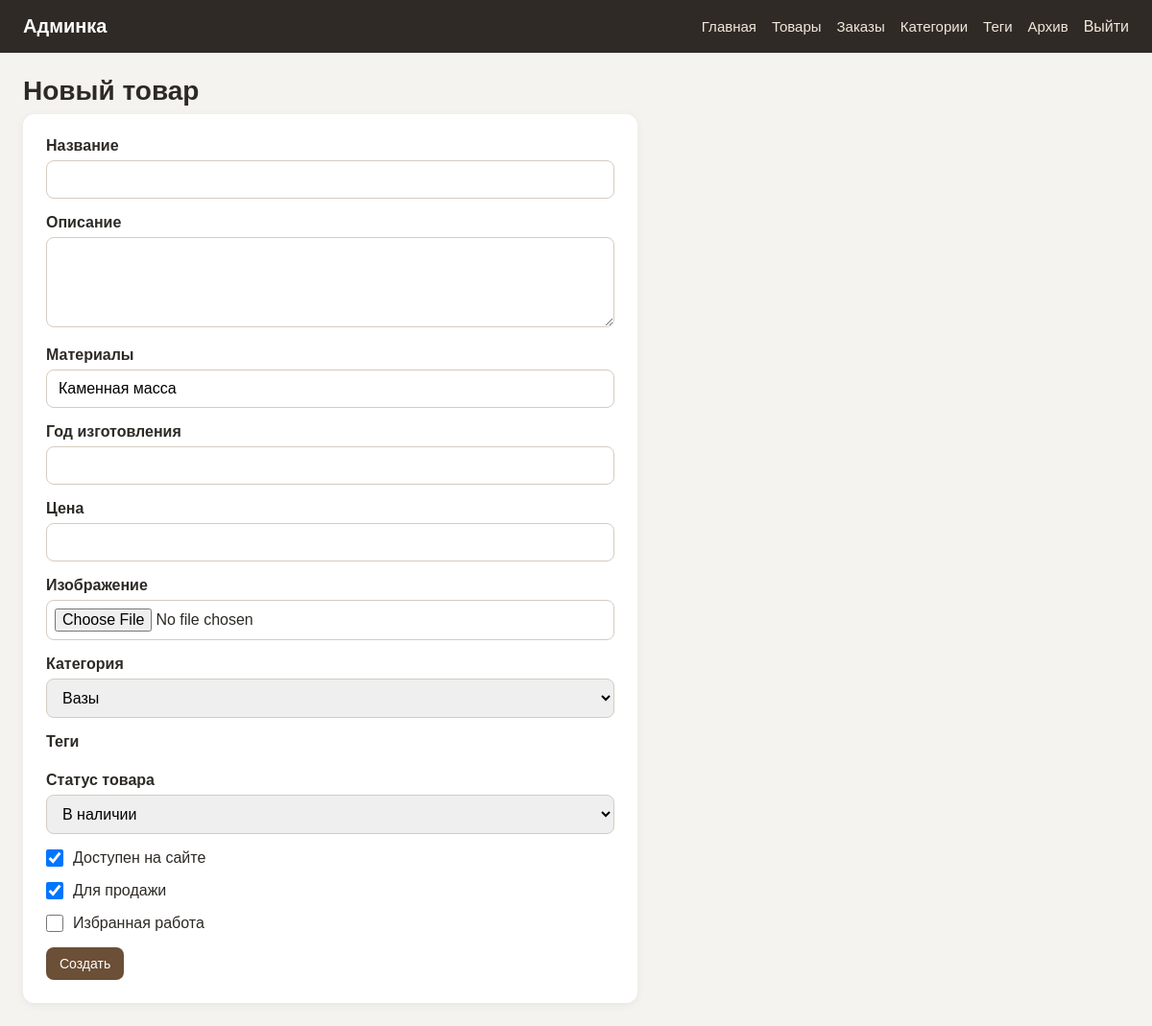
Page /admin/products/new (signed in) on the earlier database version.
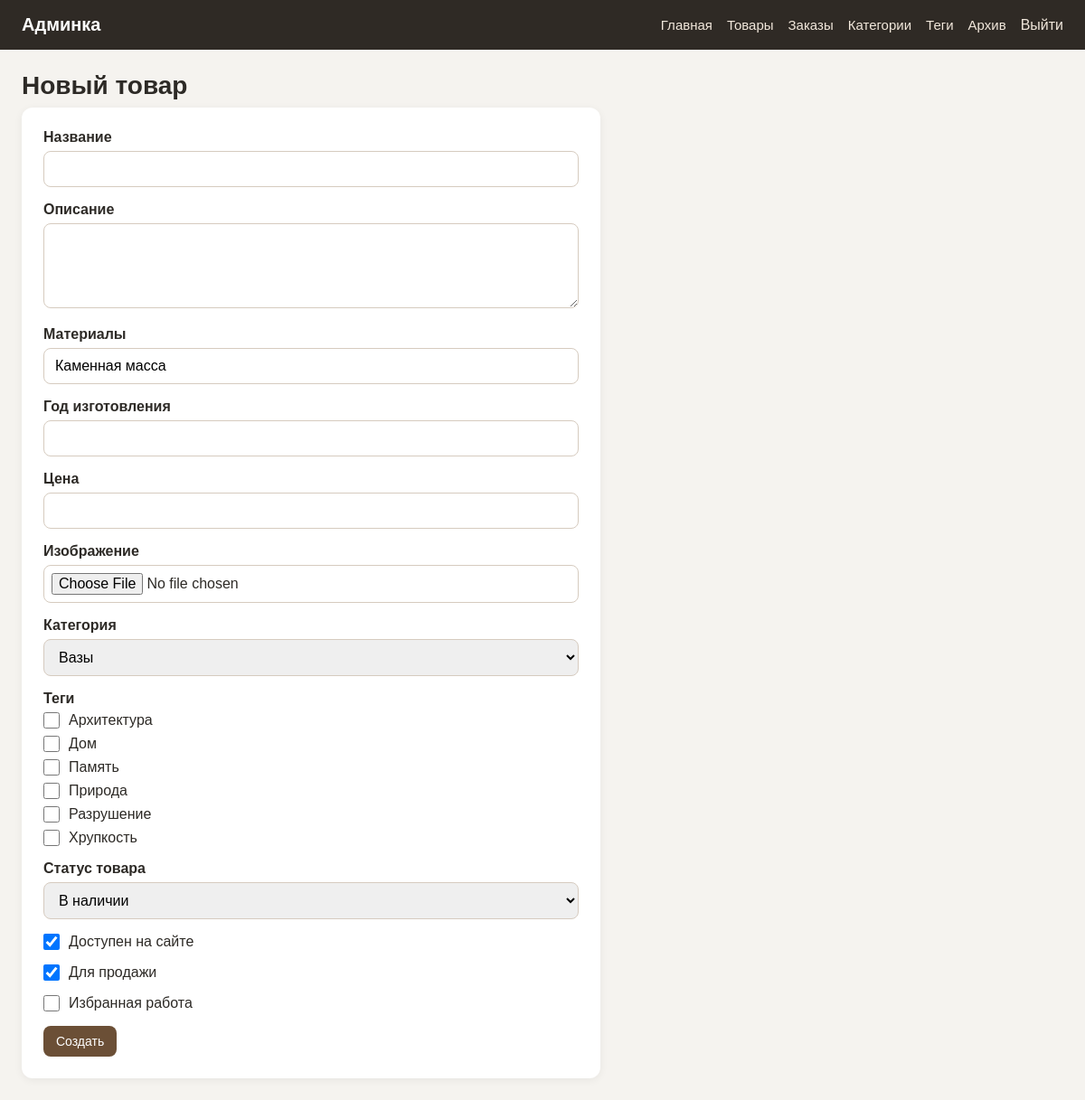
Same page on the later database version.
### tables this page shows
CREATE TABLE tags (
    id INTEGER PRIMARY KEY AUTOINCREMENT,
    name TEXT NOT NULL UNIQUE,
    slug TEXT NOT NULL UNIQUE
    );

### routes/admin/products.py (the view, shortened to what this page needs)
@admin_bp.route("/admin/products/new", methods=["GET", "POST"])
def new_product():
    empty_product = {"name": "",
                     "description": "",
                     "price": "",
                     "category_id": None,
                     "img": "",
                     "status": "available",
                     "year": "",
                     "materials": "Каменная масса",
                     'is_visible': 1,
                     'is_for_sale': 1,
                     "is_featured": 0}
    categories = get_all_categories()
    tags = get_all_tags()
    return render_template("admin/product_form.html",
                           product=empty_product,
                           categories=categories,
                           tags=tags,
                           selected_tag_ids=[],
                           title="Новый товар",
                           submit_text="Создать",
                           product_statuses=PRODUCT_STATUSES)

### app.py (called while the page is built, shortened)
@app.before_request
def protect_from_csrf():
    if request.method != "POST":
        return

@app.context_processor
def inject_cart_count():
    return {"cart_count": get_cart_count(session)}

@app.context_processor
def inject_csrf_token():
    return {"csrf_token": get_csrf_token}

### database/categories.py (called while the page is built)
def get_all_categories():
    conn = get_db_connection()
    categories = conn.execute("SELECT * FROM categories ORDER BY name").fetchall()
    conn.close()
    return categories

### database/connection.py (called while the page is built)
def get_db_connection():
    conn = sqlite3.connect(DB_PATH)
    conn.execute("PRAGMA foreign_keys = ON")
    conn.row_factory = sqlite3.Row
    return conn

### database/tags.py (called while the page is built)
def get_all_tags():
    conn = get_db_connection()
    tags = conn.execute("SELECT * FROM tags ORDER BY name").fetchall()
    conn.close()
    return tags

### routes/admin/auth.py (called while the page is built)
@admin_bp.before_request
def require_admin_login():
    allowed_endpoints = {
        'admin.login'
    }
    if request.endpoint in allowed_endpoints:
        return
    if session.get('is_admin'):
        return
    flash('Сначала войдите в админку', 'error')
    return redirect(url_for('admin.login'))

### services/cart_service.py (called while the page is built)
def get_cart(session):
    return session.get("cart", {})

### templates/admin/product_form.html (shortened to what this page needs)
{% extends 'admin/base.html' %}
{% block content %}
<h1 class="admin-page-title">{{ title }}</h1>
<form method="post" enctype="multipart/form-data" class="admin-form">
    <div class="admin-form-group">
        <label for="name">Название</label>
        <input type="text" name="name" id="name" value="{{ product.name }}">
    </div>
    <div class="admin-form-group">
        <label for="description">Описание</label>
        <textarea name="description" id="description" rows="4">{{ product.description }}</textarea>
    </div>
    <div class="admin-form-group">
        <label for="materials">Материалы</label>
        <input type="text" name="materials" id="materials" value="{{ product.materials }}">
    </div>
    <div class="admin-form-group">
        <label for="year">Год изготовления</label>
        <input type="number" name="year" id="year" value="{{ product.year }}">
    </div>
    <div class="admin-form-group">
        <label for="price">Цена</label>
        <input type="number" name="price" id="price" value="{{ product.price }}">
    </div>
    <div class="admin-form-group">
        <label for="img">Изображение</label>
        <input type="file" name="img" id="img">
    </div>
    <div class="admin-form-group">
        <label for="category_id">Категория</label>
        <select name="category_id" id="category_id">
            {% for category in categories %}
                <option value="{{ category.id }}"
                    {% if product.category_id == category.id %}selected{% endif %}>
                    {{ category.name }}
                </option>
            {% endfor %}
        </select>
    </div>
    <div class="admin-form-group">
        <label>Теги</label>
        <div class="admin-checkbox-list">
            {% for tag in tags %}
                <div class="admin-checkbox-group">
                    <input type="checkbox"
                    name="tag_ids"
                    id="tag_{{ tag.id }}"
                    value="{{ tag.id }}"
                    >
                    <label for="tag_{{ tag.id }}">{{tag.name}}</label>
                </div>
            {% endfor %}
        </div>
    </div>
    <div class="admin-form-group">
        <label for="status">Статус товара</label>
        <select name="status" id="status" class="form-control" required>
            {% for status_key, status_label in product_statuses.items() %}
                <option value="{{ status_key }}" {% if product['status'] == status_key %}selected{% endif %}>
                    {{ status_label }}
                </option>
            {% endfor %}
        </select>
    </div>
	<div class="admin-form-group admin-checkbox-group">
		<input type="checkbox" name="is_visible" id="is_visible" value="1" {% if product.is_visible %}checked{% endif %}>
		<label for="is_visible">Доступен на сайте</label>
	</div>
	<div class="admin-form-group admin-checkbox-group">
		<input type="checkbox" name="is_for_sale" id="is_for_sale" value="1" {% if product.is_for_sale %}checked{% endif %}>
		<label for="is_for_sale">Для продажи</label>
	</div>
	<div class="admin-form-group admin-checkbox-group">
		<input type="checkbox" name="is_featured" id="is_featured" value="1" {% if product.is_featured %}checked{% endif %}>
		<label for="is_featured">Избранная работа</label>
	</div>
    <button type="submit" class="admin-button">{{ submit_text }}</button>
</form>
{% endblock %}

Differences in the rows shown:
added tags: name "Архитектура"
added tags: name "Дом"
added tags: name "Память"
added tags: name "Природа"
added tags: name "Разрушение"
added tags: name "Хрупкость"
